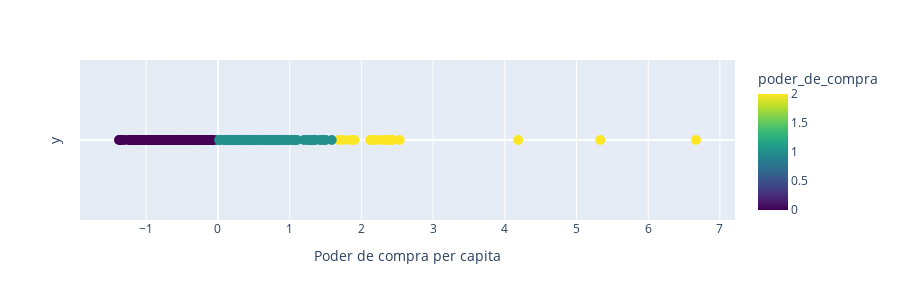

Source (notebook cell):
### Code cell
clustered_df = aplicar_kmeans(only_municipalities_df,3,nome_cluster='poder_de_compra')
save_clustered_df_to_csv(clustered_df,"csv_files/", "2_Poder de compra per capita.csv")

### Figure 1 — Plotly figure (JSON) as saved in the notebook; plotly's stock layout.template omitted (floating-point values rounded to 4 significant figures; data arrays with more than 128 entries replaced by an {"elided": "..."} marker saying what was removed)
{"data": [{"customdata": {"elided": "308x3 mixed values"}, "hovertemplate": "valor=%{x}<br>y=%{y}<br>local=%{customdata[0]}<br>codigo=%{customdata[1]}<br>Poder de compra per capita=%{customdata[2]}<br>poder_de_compra=%{marker.color}<extra></extra>", "legendgroup": "", "marker": {"color": {"elided": "308 int values"}, "coloraxis": "coloraxis", "size": 10, "symbol": "circle"}, "mode": "markers", "name": "", "orientation": "v", "showlegend": false, "type": "scatter", "x": {"elided": "308 float values"}, "xaxis": "x", "y": {"elided": "308 int values"}, "yaxis": "y"}], "layout": {"coloraxis": {"colorbar": {"title": {"text": "poder_de_compra"}}, "colorscale": [[0, "#440154"], [0.1111, "#482878"], [0.2222, "#3e4989"], [0.3333, "#31688e"], [0.4444, "#26828e"], [0.5556, "#1f9e89"], [0.6667, "#35b779"], [0.7778, "#6ece58"], [0.8889, "#b5de2b"], [1, "#fde725"]]}, "height": 300, "legend": {"tracegroupgap": 0}, "margin": {"t": 60}, "xaxis": {"anchor": "y", "domain": [0, 1], "title": {"text": "Poder de compra per capita"}}, "yaxis": {"anchor": "x", "domain": [0, 1], "showgrid": false, "showticklabels": false, "title": {"text": "y"}}}}
